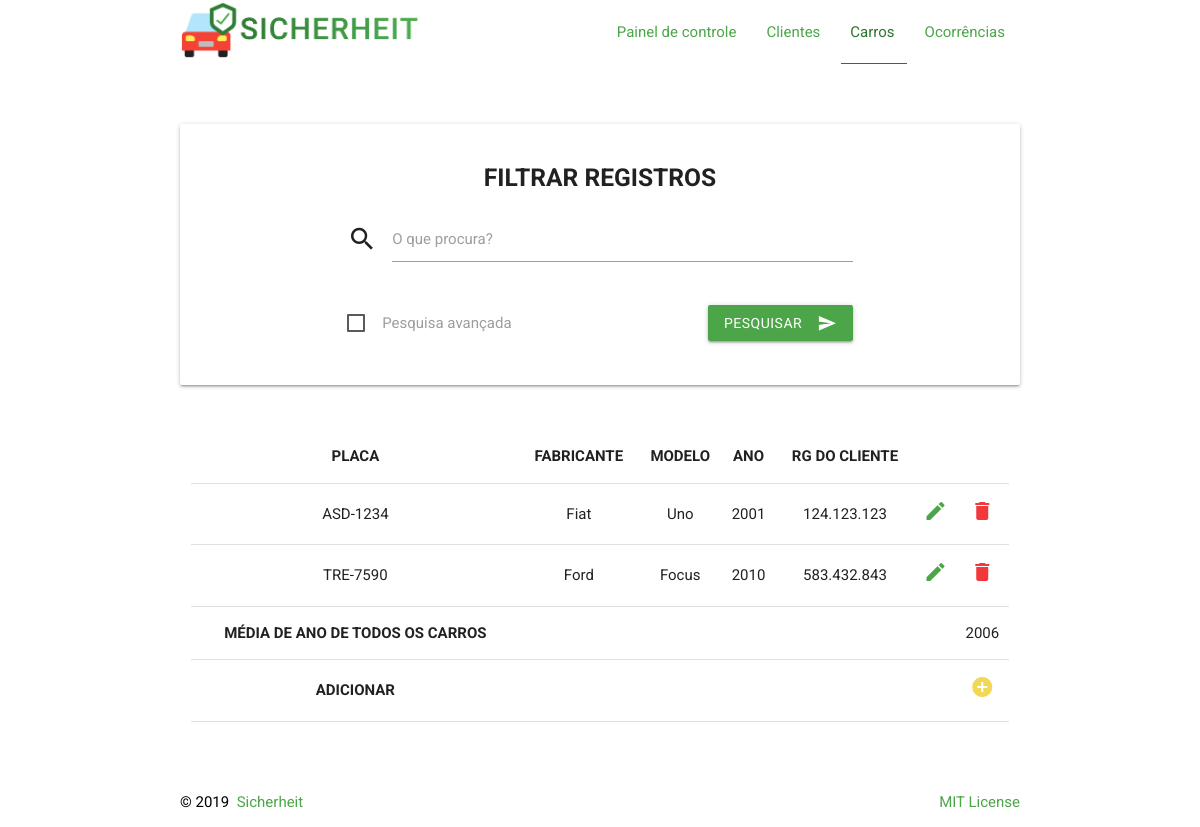
Screenshot of /Site/carros.php with the database file from the repository.
### tables this page shows
CREATE TABLE IF NOT EXISTS `Carros` (
    `Placa` VARCHAR(8) PRIMARY KEY,
    `Fabricante` VARCHAR(40) NOT NULL,
    `Modelo` VARCHAR(120) NOT NULL,
    `Ano` INT(4) NOT NULL,
    `RG_Cliente` VARCHAR(15) NOT NULL,
    FOREIGN KEY (`RG_Cliente`) REFERENCES `Clientes`(`RG`)
    ON DELETE CASCADE
);

### Site/conf/conf.inc.php (called while the page is built, shortened)
<?php
	$tabelaCarro = "Carros";
?>

### Site/funcoes.php (called while the page is built, shortened)
<?php
	function geradorSelect($tabela, $contexto, $valor, $descricao, $nomeSelect) {
		$sql = 'SELECT * FROM '. $tabela. ' ORDER BY '.$descricao;
		$resultado = mysqli_query($GLOBALS['conexao'], $sql);
		while ($tupla = mysqli_fetch_array($resultado)) {
			$aux = '';
			if ($contexto == $tupla[0]) {
				$aux = ' selected';
			}
			echo '<option value="', $tupla[$valor],'" ', $aux,'>', $tupla[$descricao], '</option>';
		}
	}
	function avgSQL($tabela, $coluna) {
		$sql = "SELECT AVG(`". $coluna . "`)
				FROM `". $tabela . "`";
		while ($tupla = mysqli_fetch_array(mysqli_query($GLOBALS['conexao'], $sql))) {
			return $tupla[0];
		}
	}
?>

### Site/carros.php (the view, shortened to what this page needs)
<!DOCTYPE html>
<html lang="pt-br">
<?php
    include 'funcoes.php';
	include 'connect/connect.php';
    $pesquisa = isset($_POST['pesquisa']) ? $_POST['pesquisa'] : '';
	$tipoPesquisa = isset($_POST['tipoPesquisa']) ? $_POST['tipoPesquisa'] : 'simples';
    $nomeTabela = $tabelaCarro;
?>
<head>
  <link href="assets/css/materialize.css" type="text/css" rel="stylesheet" media="screen,projection"/>
</head>
<body>
<header>
    <div class="navbar-fixed">
        <nav>
            <div class="nav-wrapper container">
            <a href="index.php" class="brand-logo"><img src="assets/img/logo-sicherheit.png" alt="Logo Sicherheit"></a>
            <ul class="right hide-on-med-and-down">
                <li><a href="index.php">Painel de controle</a></li>
                <li><a href="clientes.php">Clientes</a></li>
                <li><a class="active" href="carros.php">Carros</a></li>
                <li><a href="ocorrencias.php">Ocorrências</a></li>
            </ul>
            </div>
        </nav>
    </div>
  </header>
  <main style="margin-top: 2.5rem;">
    <div class="section">
        <div class="container">
            <div class="card-panel">
                <h5 class="center-align title">Filtrar registros</h5>
                <form action="" method="POST">
                    <div class="row">
                        <div class="col s12 m8 offset-m2">
                            <div class="input-field">
                                <i class="material-icons prefix">search</i>
                                <input id="pesquisar" name="pesquisa" value="<?php echo $pesquisa; ?>" type="text" class="validate">
                                <label for="pesquisar">O que procura?</label>
                            </div>
                        </div>
                    </div>
                    <div class="row">
                        <div class="col s6 m4 offset-m2 left-align" style="margin-top: 0.4rem;">
                            <label>
                                <span>Pesquisa avançada</span>
                            </label>
                        </div>
                        <div class="col s6 m4 right-align">
                            <button class="btn waves-effect waves-light" type="submit" name="action">Pesquisar<i class="material-icons right">send</i></button>
                        </div>
                    </div>
                </form>
            </div>
        </div>
    </div>
    <?php
        if ($tipoPesquisa == 'simples') {
          if ($pesquisa == '') {
            $sql = "SELECT * FROM ". $nomeTabela;
          } else {
              $sql = "SELECT * FROM ". $nomeTabela. " WHERE Placa LIKE '%". $pesquisa. "%'
                                                                  OR Fabricante LIKE '". $pesquisa. "%'
                                                                  OR Modelo LIKE'%". $pesquisa. "%'";
          }
        } else {
            $sql = "SELECT * FROM ". $nomeTabela;
        }
        $resultado = mysqli_query ($conexao, $sql);
    ?>
    <div class="section">
        <div class="container">
            <div class="row">
                <div class="col s12">
                    <table class="highlight centered responsive-table">
                        <thead>
                            <tr class="title">
                                <th>Placa</th>
                                <th>Fabricante</th>
                                <th>Modelo</th>
                                <th>Ano</th>
                                <th>RG do cliente</th>
                                <th></th>
                                <th></th>
                            </tr>
                        </thead>
                        <tbody>
                            <?php while ($tupla = mysqli_fetch_array($resultado)){ ?>
                            <tr>
                                <td><?php echo $tupla['Placa']; ?></td>
                                <td><?php echo $tupla['Fabricante']; ?></td>
                                <td><?php echo $tupla['Modelo']; ?></td>
                                <td><?php echo $tupla['Ano']; ?></td>
                                <td><?php echo $tupla['RG_Cliente']; ?></a></td>
                                <td>
                                    <a class="modal-trigger alterar" href="#alterar<?php echo $tupla['Placa']; ?>"><i class="material-icons">create</i></a>
                                                            <?php geradorSelect($tabelaCliente, $tupla['RG_Cliente'], 'RG', 'Nome', 'rgCliente'); ?>
                                </td>
                                <td>
                                    <a class="modal-trigger excluir" href="#excluir1<?php echo $tupla['Placa']; ?>"><i class="material-icons">delete</i></a>
                                </td>
                            </tr>
                            <?php } ?>
                            <tr>
                                <td>
                                    <span class="title left-align">Média de ano de todos os carros</span>
                                </td>
                                <td></td><td></td><td></td><td></td><td></td>
                                <td>
                                    <?php echo number_format(avgSQL($tabelaCarro, 'Ano'), 0, '', ''); ?>
                                </td>
                            </tr>
                            <tr>
                                <td>
                                    <span class="title left-align">Adicionar</span>
                                </td>
                                <td></td><td></td><td></td><td></td><td></td>
                                <td>
                                    <a class="modal-trigger adicionar" href="#adicionar"><i class="material-icons">add_circle</i></a>
                                </td>
                            </tr>
                        </tbody>
                    </table>
                </div>
            </div>
        </div>
    </div>
</main>
<footer class="page-footer">
    <div class="footer-copyright">
        <div class="container">
            <span class="left" id="copyright-js"></span> &nbsp; <a target="_blank" href="https://github.com/MateuxLucax/Sicherheit">Sicherheit</a>
            <span class="right"><a target="_blank" href="https://opensource.org/licenses/MIT">MIT License</a></span>
        </div>
    </div>
</footer>
  </body>
</html>

### rows the page displays
carros: Placa "ASD-1234", Fabricante "Fiat", Modelo "Uno", Ano "2001", RG_Cliente "124.123.123"
carros: Placa "TRE-7590", Fabricante "Ford", Modelo "Focus", Ano "2010", RG_Cliente "583.432.843"

### other values shown
avgSQL($tabelaCarro, 'Ano') "2006"
